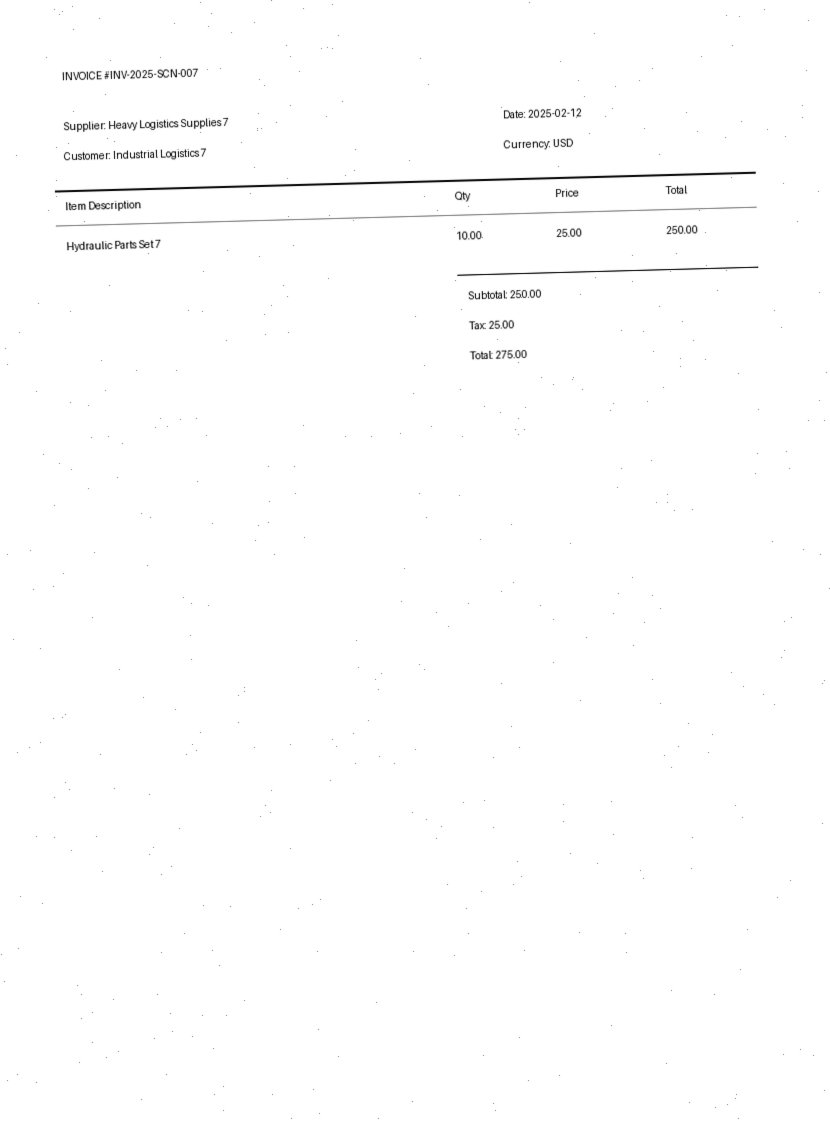
#> input picture eval/dataset/files/scanned_inv_07.jpg, 830 x 1122 px
$ python -i engine.py   (imports and definitions only)
#> lines starting #> are read from the running program, lines starting #| are printed output that depends on the picture; after the words box and inside, x2 and y2 are one past the last pixel; in counts of white or black regions, pixels touching at a corner belong together
#> further down, picture is the input picture: shape (1122, 830, 3); min 5, max 255, mean 253.5
"""OCR and image preprocessing engine using OpenCV and Tesseract."""

import logging
from dataclasses import dataclass

import cv2
import numpy as np
import pytesseract
from PIL import Image

logger = logging.getLogger("docintel.ocr")


@dataclass
class OCRPageResult:
    """OCR extraction result for an image or rendered PDF page."""

    text: str
    confidence: float  # Normalized 0.0 - 1.0
    char_count: int


def preprocess_image(image_input: np.ndarray | Image.Image) -> np.ndarray:
    """Apply computer vision preprocessing: grayscale, deskew, denoise, and Otsu thresholding.

    Args:
        image_input: NumPy array (OpenCV format) or PIL Image.

    Returns:
        Preprocessed binarized NumPy image array ready for OCR.
    """
    img = np.array(image_input) if isinstance(image_input, Image.Image) else image_input.copy()

    # 1. Convert to Grayscale
    if len(img.shape) == 3:
        if img.shape[2] == 4:
            gray = cv2.cvtColor(img, cv2.COLOR_RGBA2GRAY)
        else:
            gray = cv2.cvtColor(img, cv2.COLOR_RGB2GRAY)
    else:
        gray = img

    # 2. Deskew detection and correction
    try:
        # Invert colors so text is foreground for contour / minAreaRect
        thresh_inv = cv2.bitwise_not(gray)
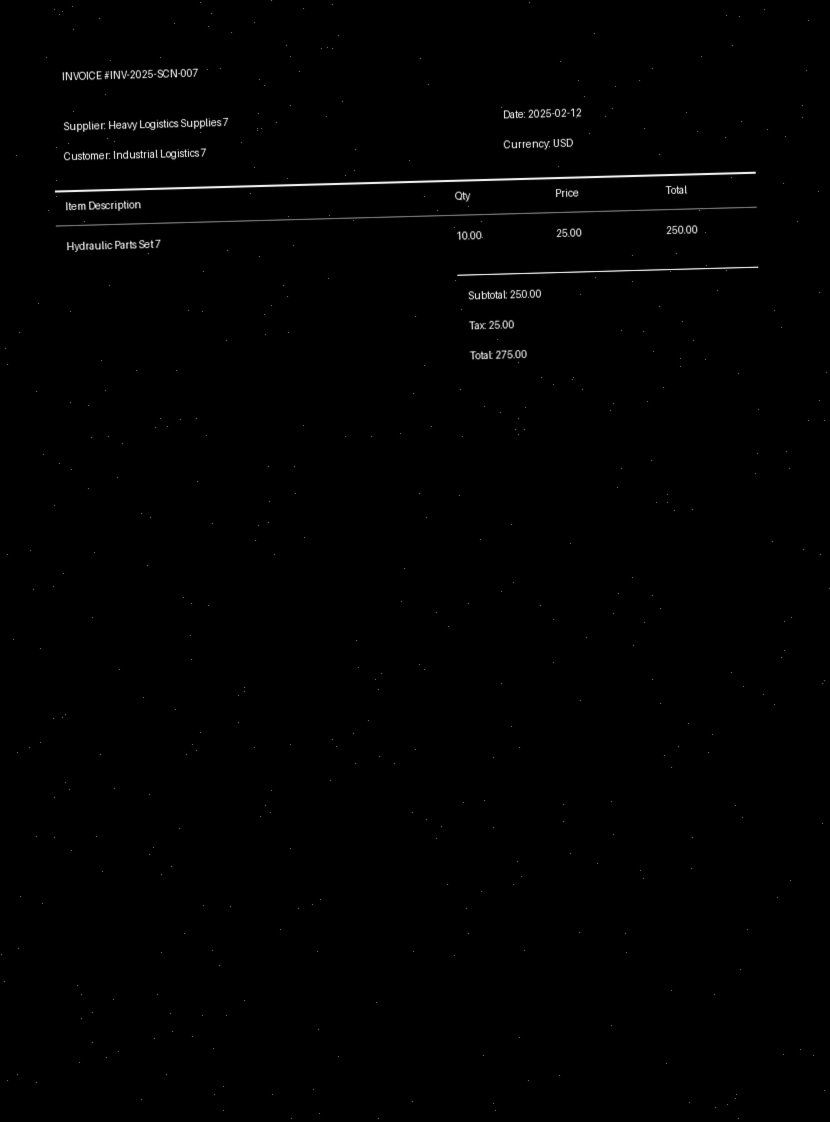
#> thresh_inv: shape (1122, 830); min 0, max 250, mean 1.5
        coords = np.column_stack(np.where(thresh_inv > 0))
#> coords = 40861 pairs, first value 0 to 1119, second value 0 to 829
        if coords.shape[0] > 50:
            angle = cv2.minAreaRect(coords)[-1]
#> angle = -90
            if angle < -45:
                angle = -(90 + angle)
#> angle = 0
            elif angle > 45:
                angle = 90 - angle
            else:
                angle = -angle

            if abs(angle) > 0.5 and abs(angle) < 45:
                (h, w) = gray.shape[:2]
                center = (w // 2, h // 2)
                m = cv2.getRotationMatrix2D(center, angle, 1.0)
                gray = cv2.warpAffine(
                    gray, m, (w, h), flags=cv2.INTER_CUBIC, borderMode=cv2.BORDER_REPLICATE
                )
    except Exception as exc:
        logger.debug("Deskew calculation skipped: %s", exc)

    # 3. Denoising
    denoised = cv2.medianBlur(gray, 3)

    # 4. Adaptive Otsu Thresholding
    _, binarized = cv2.threshold(denoised, 0, 255, cv2.THRESH_BINARY + cv2.THRESH_OTSU)
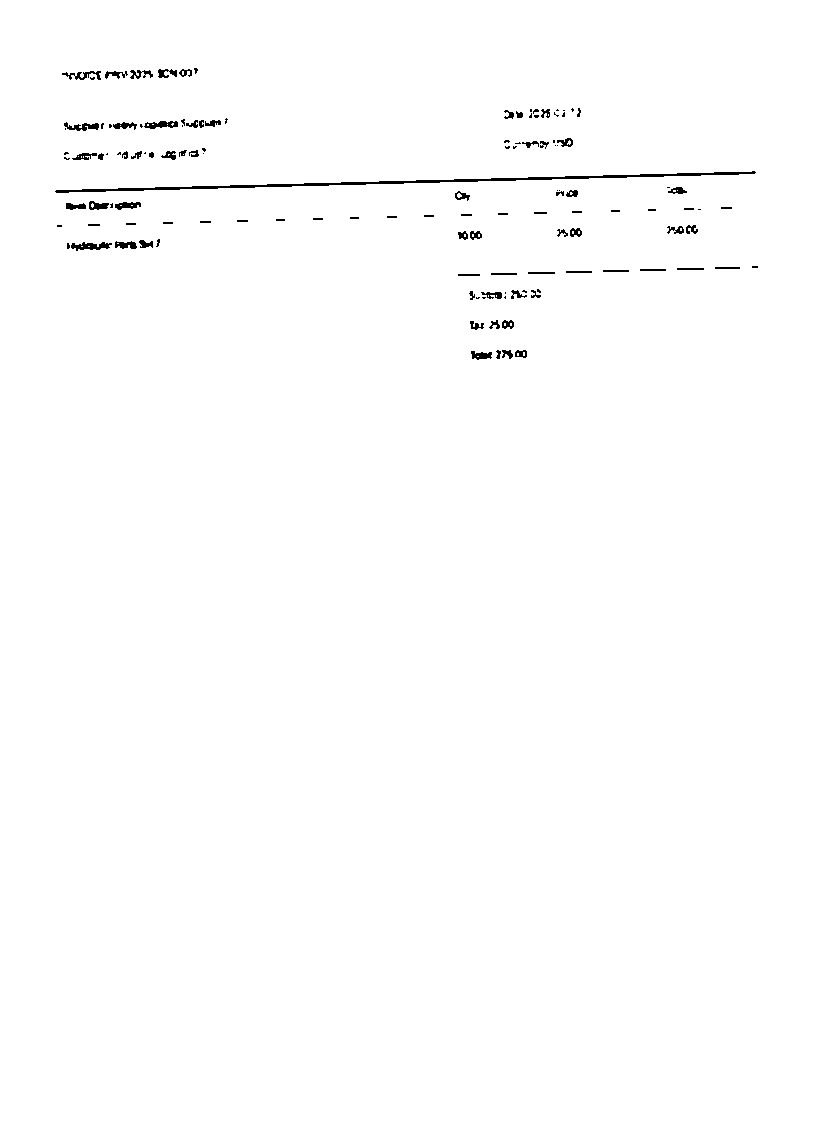
#> binarized: shape (1122, 830); 99.3% white; 127 black regions (51 under 20 px), largest, box (x1, y1, x2, y2) and area: (55, 171, 756, 193) 1860, (71, 242, 112, 251) 210, (144, 121, 178, 129) 171

    return binarized


# [75 lines left out: functions extract_ocr_from_image, extract_ocr_from_multipage_tiff, not called in this run]

>>> import cv2
>>> picture = cv2.cvtColor(cv2.imread('../../../../eval/dataset/files/scanned_inv_07.jpg'), cv2.COLOR_BGR2RGB)
>>> result = preprocess_image(picture)
